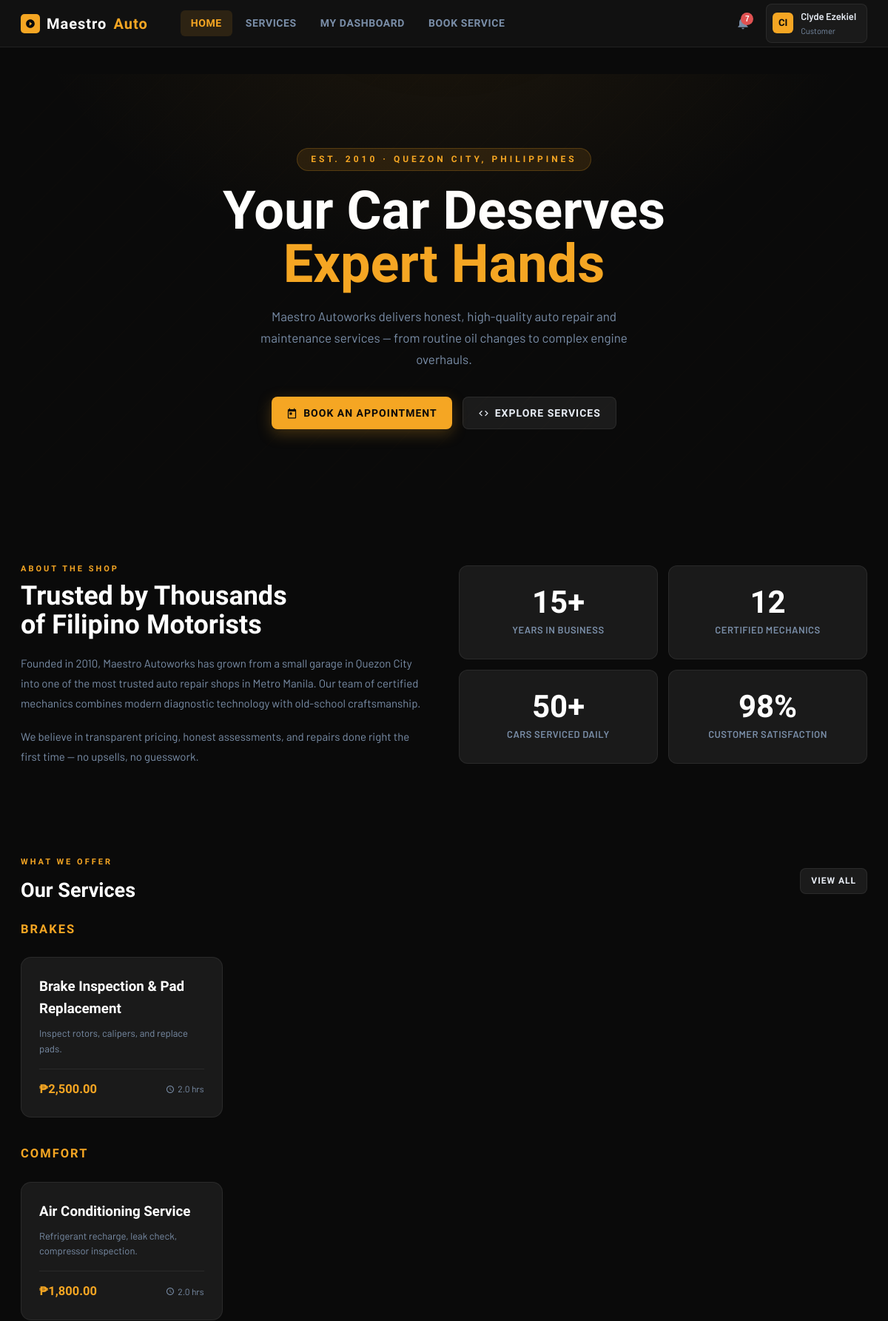
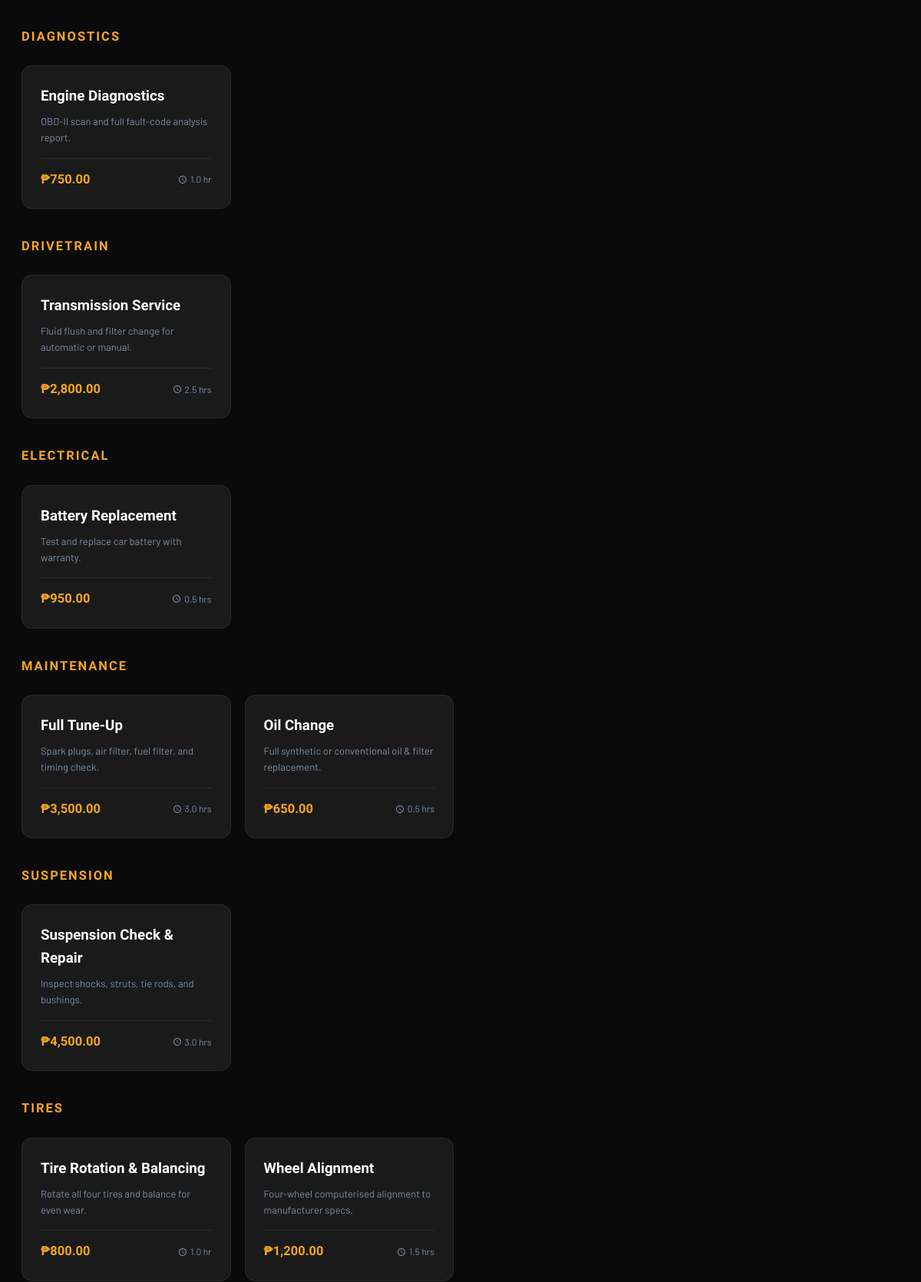
Page /home.php (signed in, upper part) on the committed database (2 pictures, top to bottom).
### tables this page shows
CREATE TABLE `users` (
  `id` int(11) NOT NULL,
  `first_name` varchar(100) NOT NULL,
  `last_name` varchar(100) NOT NULL,
  `username` varchar(100) NOT NULL,
  `email` varchar(150) NOT NULL,
  `password` varchar(255) NOT NULL,
  `role` enum('customer','admin') NOT NULL DEFAULT 'customer',
  `phone` varchar(30) DEFAULT NULL,
  `created_at` timestamp NOT NULL DEFAULT current_timestamp()
);

CREATE TABLE `services` (
  `id` int(11) NOT NULL,
  `name` varchar(150) NOT NULL,
  `description` text DEFAULT NULL,
  `duration_hr` decimal(4,1) NOT NULL DEFAULT 1.0,
  `price` decimal(10,2) DEFAULT NULL,
  `category` varchar(80) DEFAULT NULL,
  `active` tinyint(1) NOT NULL DEFAULT 1
);

### home.php (the view, shortened to what this page needs)
<?php
require 'db.php';
require 'partials/header.php';
$services = $pdo->query("SELECT * FROM services WHERE active = 1 ORDER BY category, name")->fetchAll();
$byCategory = [];
foreach ($services as $s) {
    $byCategory[$s['category']][] = $s;
}
?>
<main class="page-shell">
    <section class="hero">
        <span class="hero-tag">Est. 2010 · Quezon City, Philippines</span>
        <h1>Your Car Deserves<br><span>Expert Hands</span></h1>
        <p>Maestro Autoworks delivers honest, high-quality auto repair and maintenance services — from routine oil changes to complex engine overhauls.</p>
        <div class="hero-actions">
            <a href="book.php" class="btn btn-primary">
                <svg viewBox="0 0 24 24"><path d="M19 3h-1V1h-2v2H8V1H6v2H5c-1.1 0-2 .9-2 2v16c0 1.1.9 2 2 2h14c1.1 0 2-.9 2-2V5c0-1.1-.9-2-2-2zm0 18H5V8h14v13zM7 10h5v5H7z"/></svg>
                Book an Appointment
            </a>
            <a href="#services" class="btn btn-secondary">
                <svg viewBox="0 0 24 24"><path d="M9.4 16.6L4.8 12l4.6-4.6L8 6l-6 6 6 6 1.4-1.4zm5.2 0l4.6-4.6-4.6-4.6L16 6l6 6-6 6-1.4-1.4z"/></svg>
                Explore Services
            </a>
        </div>
    </section>
    <section style="padding:40px 0 60px;" id="about">
        <div class="about-grid">
            <div>
                <div class="page-label">About the Shop</div>
                <h2 style="font-family:'Barlow Condensed',sans-serif;font-size:clamp(2rem,3vw,2.6rem);font-weight:800;color:var(--white);line-height:1.1;margin-bottom:18px;">
                    Trusted by Thousands<br>of Filipino Motorists
                </h2>
                <p style="color:var(--muted);line-height:1.8;margin-bottom:18px;">
                    Founded in 2010, Maestro Autoworks has grown from a small garage in Quezon City into one of the most trusted auto repair shops in Metro Manila. Our team of certified mechanics combines modern diagnostic technology with old-school craftsmanship.
                </p>
                <p style="color:var(--muted);line-height:1.8;">
                    We believe in transparent pricing, honest assessments, and repairs done right the first time — no upsells, no guesswork.
                </p>
            </div>
            <div style="display:grid;grid-template-columns:1fr 1fr;gap:14px;">
                <?php
                $highlights = [
                    ['15+', 'Years in Business'],
                    ['12',  'Certified Mechanics'],
                    ['50+', 'Cars Serviced Daily'],
                    ['98%', 'Customer Satisfaction'],
                ];
                foreach ($highlights as [$val, $lbl]):
                ?>
                <div class="stat-tile" style="text-align:center;padding:28px 20px;">
                    <div class="stat-val" style="font-size:2.8rem;"><?= $val ?></div>
                    <div class="stat-label" style="margin-top:6px;"><?= $lbl ?></div>
                </div>
                <?php endforeach; ?>
            </div>
        </div>
    </section>
    <section id="services">
        <div class="section-head">
            <div>
                <div class="page-label">What We Offer</div>
                <div class="section-title" style="font-size:1.8rem;">Our Services</div>
            </div>
            <a href="services.php" class="btn btn-secondary btn-sm">View All</a>
        </div>
        <?php foreach ($byCategory as $cat => $items): ?>
            <div style="margin-bottom:36px;">
                <h3 style="font-family:'Barlow Condensed',sans-serif;font-size:1.1rem;font-weight:700;
                    color:var(--yellow);letter-spacing:2px;text-transform:uppercase;margin-bottom:14px;">
                    <?= htmlspecialchars($cat) ?>
                </h3>
                <div class="services-grid">
                    <?php foreach ($items as $svc): ?>
                    <div class="service-card">
                        <div class="service-name"><?= htmlspecialchars($svc['name']) ?></div>
                        <div class="service-desc"><?= htmlspecialchars($svc['description']) ?></div>
                        <div class="service-meta">
                            <div class="service-price">₱<?= number_format($svc['price'],2) ?></div>
                            <div class="service-dur">
                                <svg viewBox="0 0 24 24"><path d="M11.99 2C6.47 2 2 6.48 2 12s4.47 10 9.99 10C17.52 22 22 17.52 22 12S17.52 2 11.99 2zM12 20c-4.42 0-8-3.58-8-8s3.58-8 8-8 8 3.58 8 8-3.58 8-8 8zm.5-13H11v6l5.25 3.15.75-1.23-4.5-2.67V7z"/></svg>
                                <?= number_format($svc['duration_hr'],1) ?> hr<?= $svc['duration_hr'] != 1 ? 's' : '' ?>
                            </div>
                        </div>
                    </div>
                    <?php endforeach; ?>
                </div>
            </div>
        <?php endforeach; ?>
    </section>
</main>
<?php require 'partials/footer.php'; ?>

### partials/header.php (shortened to what this page needs)
<?php
$currentUser = $pdo->prepare("SELECT id, first_name, last_name, username, role FROM users WHERE id = ?");
$currentUser->execute([$_SESSION['user_id']]);
$me = $currentUser->fetch();
$unreadStmt = $pdo->prepare("SELECT COUNT(*) FROM notifications WHERE user_id = ? AND is_read = 0");
$unreadStmt->execute([$me['id']]);
$unreadCount = (int)$unreadStmt->fetchColumn();
$initials = strtoupper(substr($me['first_name'],0,1) . substr($me['last_name'],0,1));
$isAdmin  = ($me['role'] === 'admin');
$currentPage = basename($_SERVER['PHP_SELF'], '.php');
?>
<!DOCTYPE html>
<html lang="en">
<head>
    <link rel="stylesheet" href="app.css">
</head>
<body>
<div class="app-body">
<header class="topbar">
    <a href="<?= $isAdmin ? 'admin_dashboard.php' : 'dashboard.php' ?>" class="topbar-logo">
        <div class="logo-badge">
            <svg viewBox="0 0 24 24"><path d="M12 2C6.48 2 2 6.48 2 12s4.48 10 10 10 10-4.48 10-10S17.52 2 12 2zm-2 14.5v-9l6 4.5-6 4.5z"/></svg>
        </div>
        Maestro<span style="color:var(--yellow)">Auto</span>
    </a>
    <nav class="topbar-nav">
        <a href="home.php"      class="<?= $currentPage==='home'      ?'active':'' ?>">Home</a>
        <a href="services.php"  class="<?= $currentPage==='services'  ?'active':'' ?>">Services</a>
        <?php if ($isAdmin): ?>
            <a href="admin_dashboard.php" class="<?= $currentPage==='admin_dashboard'?'active':'' ?>">Dashboard</a>
            <a href="admin_appointments.php" class="<?= $currentPage==='admin_appointments'?'active':'' ?>">Appointments</a>
            <a href="admin_reports.php"  class="<?= $currentPage==='admin_reports' ?'active':'' ?>">Reports</a>
        <?php else: ?>
            <a href="dashboard.php"    class="<?= $currentPage==='dashboard'    ?'active':'' ?>">My Dashboard</a>
            <a href="book.php"         class="<?= $currentPage==='book'         ?'active':'' ?>">Book Service</a>
        <?php endif; ?>
    </nav>
    <div class="topbar-right">
        <div style="position:relative;">
            <button class="notif-btn" id="notifBtn" aria-label="Notifications">
                <?php if ($unreadCount > 0): ?>
                    <span class="notif-badge"><?= $unreadCount > 9 ? '9+' : $unreadCount ?></span>
                <?php endif; ?>
            </button>
        </div>
        <div style="position:relative;">
            <div class="user-chip" id="userChip">
                <div class="user-avatar"><?= $initials ?></div>
                <div>
                    <div class="user-name"><?= htmlspecialchars($me['first_name']) ?></div>
                    <div class="user-role"><?= ucfirst($me['role']) ?></div>
                </div>
            </div>
        </div>
    </div>
</header>

### rows in the picture
users: initials "CI", first_name "Clyde Ezekiel", role "Customer"
services: name "Brake Inspection & Pad Replacement", description "Inspect rotors, calipers, and replace pads.", price "2,500.00", duration_hr "2.0"
services: name "Air Conditioning Service", description "Refrigerant recharge, leak check, compressor inspection.", price "1,800.00", duration_hr "2.0"
services: name "Engine Diagnostics", description "OBD-II scan and full fault-code analysis report.", price "750.00", duration_hr "1.0"
services: name "Transmission Service", description "Fluid flush and filter change for automatic or manual.", price "2,800.00", duration_hr "2.5"
services: name "Battery Replacement", description "Test and replace car battery with warranty.", price "950.00", duration_hr "0.5"
services: name "Full Tune-Up", description "Spark plugs, air filter, fuel filter, and timing check.", price "3,500.00", duration_hr "3.0"
services: name "Oil Change", description "Full synthetic or conventional oil & filter replacement.", price "650.00", duration_hr "0.5"
services: name "Suspension Check & Repair", description "Inspect shocks, struts, tie rods, and bushings.", price "4,500.00", duration_hr "3.0"
services: name "Tire Rotation & Balancing", description "Rotate all four tires and balance for even wear.", price "800.00", duration_hr "1.0"
services: name "Wheel Alignment", description "Four-wheel computerised alignment to manufacturer specs.", price "1,200.00", duration_hr "1.5"

### other values in the picture
$unreadCount "7"
$val "15+"
$lbl "YEARS IN BUSINESS"
$val "12"
$lbl "CERTIFIED MECHANICS"
$val "50+"
$lbl "CARS SERVICED DAILY"
$val "98%"
$lbl "CUSTOMER SATISFACTION"
$cat "BRAKES"
$cat "COMFORT"
$cat "DIAGNOSTICS"
$cat "DRIVETRAIN"
$cat "ELECTRICAL"
$cat "MAINTENANCE"
